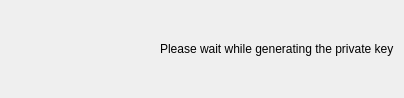
<?xml version="1.0" encoding="UTF-8"?>
<ui version="4.0">
 <class>KeyGenDialog</class>
 <widget class="QWidget" name="KeyGenDialog">
  <property name="geometry">
   <rect>
    <x>0</x>
    <y>0</y>
    <width>404</width>
    <height>98</height>
   </rect>
  </property>
  <property name="windowTitle">
   <string>Please Wait</string>
  </property>
  <layout class="QGridLayout">
   <property name="leftMargin">
    <number>10</number>
   </property>
   <property name="rightMargin">
    <number>10</number>
   </property>
   <item row="0" column="0">
    <widget class="QLabel" name="keyIcon">
     <property name="text">
      <string/>
     </property>
    </widget>
   </item>
   <item row="0" column="1">
    <widget class="QLabel" name="lbText">
     <property name="text">
      <string>Please wait while generating the private key</string>
     </property>
    </widget>
   </item>
  </layout>
 </widget>
 <resources/>
 <connections/>
</ui>
